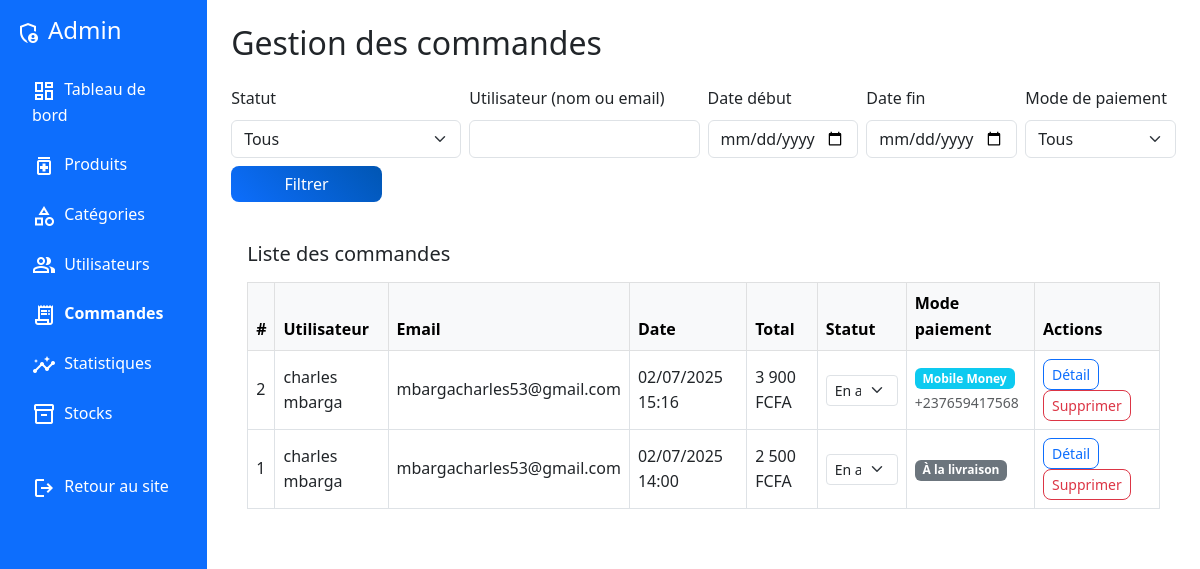
/admin/commandes.php (signed in), run on the app's committed database.
### tables this page shows
CREATE TABLE IF NOT EXISTS `commandes` (
  `id` int NOT NULL AUTO_INCREMENT,
  `user_id` int NOT NULL,
  `total` decimal(10,2) NOT NULL,
  `statut` enum('en_attente','confirme','expedie','livre','annule') DEFAULT 'en_attente',
  `adresse_livraison` text,
  `telephone_livraison` varchar(20) DEFAULT NULL,
  `notes` text,
  `created_at` timestamp NULL DEFAULT CURRENT_TIMESTAMP,
  `updated_at` timestamp NULL DEFAULT CURRENT_TIMESTAMP ON UPDATE CURRENT_TIMESTAMP,
  `mode_paiement` varchar(30) NOT NULL DEFAULT 'livraison',
  `numero_paiement` varchar(30) DEFAULT NULL,
  PRIMARY KEY (`id`),
  KEY `user_id` (`user_id`)
);

CREATE TABLE IF NOT EXISTS `users` (
  `id` int NOT NULL AUTO_INCREMENT,
  `nom` varchar(100) NOT NULL,
  `email` varchar(100) NOT NULL,
  `password` varchar(255) NOT NULL,
  `telephone` varchar(20) DEFAULT NULL,
  `adresse` text,
  `date_naissance` date DEFAULT NULL,
  `genre` enum('Homme','Femme','Autre') DEFAULT NULL,
  `role` enum('client','admin','pharmacien') DEFAULT 'client',
  `created_at` timestamp NULL DEFAULT CURRENT_TIMESTAMP,
  `updated_at` timestamp NULL DEFAULT CURRENT_TIMESTAMP ON UPDATE CURRENT_TIMESTAMP,
  PRIMARY KEY (`id`),
  UNIQUE KEY `unique_email` (`email`)
);

### admin/commandes.php (the view, shortened to what this page needs)
<?php
$pdo = getDB();
$filtre_user = $_GET['user'] ?? '';
$filtre_date_debut = $_GET['date_debut'] ?? '';
$filtre_date_fin = $_GET['date_fin'] ?? '';
$params = [];
$sql = 'SELECT c.*, u.nom as user_nom, u.email FROM commandes c JOIN users u ON c.user_id = u.id';
$sql .= ' ORDER BY c.created_at DESC';
$stmt = $pdo->prepare($sql);
$stmt->execute($params);
$commandes = $stmt->fetchAll();
function format_fcfa($prix) {
    return number_format($prix, 0, ',', ' ') . ' FCFA';
}
?>
<!DOCTYPE html>
<html lang="fr">
<head>
    <link href="https://cdn.jsdelivr.net/npm/bootstrap@5.3.0/dist/css/bootstrap.min.css" rel="stylesheet">
    <link rel="stylesheet" href="../assets/css/style.css">
</head>
<body>
<div class="d-flex" style="min-height:100vh;">
    <nav class="bg-primary text-white p-3" style="width:240px;min-height:100vh;">
        <h4 class="mb-4"><span class="material-symbols-outlined me-2">admin_panel_settings</span>Admin</h4>
        <ul class="nav flex-column">
            <li class="nav-item mb-2"><a href="index.php" class="nav-link text-white"><span class="material-symbols-outlined me-1">dashboard</span> Tableau de bord</a></li>
            <li class="nav-item mb-2"><a href="produits.php" class="nav-link text-white"><span class="material-symbols-outlined me-1">medication</span> Produits</a></li>
            <li class="nav-item mb-2"><a href="categories.php" class="nav-link text-white"><span class="material-symbols-outlined me-1">category</span> Catégories</a></li>
            <li class="nav-item mb-2"><a href="utilisateurs.php" class="nav-link text-white"><span class="material-symbols-outlined me-1">group</span> Utilisateurs</a></li>
            <li class="nav-item mb-2"><a href="commandes.php" class="nav-link text-white fw-bold"><span class="material-symbols-outlined me-1">receipt_long</span> Commandes</a></li>
            <li class="nav-item mb-2"><a href="stats.php" class="nav-link text-white"><span class="material-symbols-outlined me-1">insights</span> Statistiques</a></li>
            <li class="nav-item mb-2"><a href="stocks.php" class="nav-link text-white"><span class="material-symbols-outlined me-1">inventory_2</span> Stocks</a></li>
            <li class="nav-item mt-4"><a href="../index.php" class="nav-link text-white"><span class="material-symbols-outlined me-1">logout</span> Retour au site</a></li>
        </ul>
    </nav>
    <div class="flex-grow-1 p-4">
        <h2 class="mb-4">Gestion des commandes</h2>
        <form method="get" class="row g-2 mb-4 align-items-end">
            <div class="col-md-3">
                <label class="form-label">Statut</label>
                <select name="statut" class="form-select">
                    <option value="">Tous</option>
                </select>
            </div>
            <div class="col-md-3">
                <label class="form-label">Utilisateur (nom ou email)</label>
                <input type="text" name="user" class="form-control" value="<?= htmlspecialchars($filtre_user) ?>">
            </div>
            <div class="col-md-2">
                <label class="form-label">Date début</label>
                <input type="date" name="date_debut" class="form-control" value="<?= htmlspecialchars($filtre_date_debut) ?>">
            </div>
            <div class="col-md-2">
                <label class="form-label">Date fin</label>
                <input type="date" name="date_fin" class="form-control" value="<?= htmlspecialchars($filtre_date_fin) ?>">
            </div>
            <div class="col-md-2">
                <label class="form-label">Mode de paiement</label>
                <select name="mode" class="form-select">
                    <option value="">Tous</option>
                </select>
            </div>
            <div class="col-md-2">
                <button type="submit" class="btn btn-primary w-100">Filtrer</button>
            </div>
        </form>
        <div class="card">
            <div class="card-body">
                <h5 class="mb-3">Liste des commandes</h5>
                <div class="table-responsive">
                    <table class="table table-bordered align-middle">
                        <thead class="table-light">
                            <tr>
                                <th>#</th>
                                <th>Utilisateur</th>
                                <th>Email</th>
                                <th>Date</th>
                                <th>Total</th>
                                <th>Statut</th>
                                <th>Mode paiement</th>
                                <th>Actions</th>
                            </tr>
                        </thead>
                        <tbody>
                            <?php foreach ($commandes as $commande): ?>
                            <tr>
                                <td><?= $commande['id'] ?></td>
                                <td><?= htmlspecialchars($commande['user_nom']) ?></td>
                                <td><?= htmlspecialchars($commande['email']) ?></td>
                                <td><?= date('d/m/Y H:i', strtotime($commande['created_at'])) ?></td>
                                <td><?= format_fcfa($commande['total']) ?></td>
                                <td>
                                    <form method="post" class="d-flex align-items-center gap-2 mb-0">
                                        <select name="statut" class="form-select form-select-sm" onchange="this.form.submit()">
                                            <option value="en_attente" <?= $commande['statut']=='en_attente'?'selected':'' ?>>En attente</option>
                                        </select>
                                    </form>
                                </td>
                                <td>
                                    <?php if ($commande['mode_paiement'] === 'mobile'): ?>
                                        <span class="badge bg-info">Mobile Money</span><br><span class="small text-muted"><?= htmlspecialchars($commande['numero_paiement']) ?></span>
                                    <?php else: ?>
                                        <span class="badge bg-secondary">À la livraison</span>
                                    <?php endif; ?>
                                </td>
                                <td>
                                    <button class="btn btn-sm btn-outline-primary" data-bs-toggle="modal" data-bs-target="#commandeModal<?= $commande['id'] ?>">Détail</button>
                                    <a href="?delete=<?= $commande['id'] ?>" class="btn btn-sm btn-outline-danger" onclick="return confirm('Supprimer cette commande ?');">Supprimer</a>
                                </td>
                            </tr>
                            <?php endforeach; ?>
                        </tbody>
                    </table>
                </div>
            </div>
        </div>
    </div>
</div>
</body>
</html>

### assets/css/style.css (style rules this page uses)
:root { --primary-color: #0d6efd; --secondary-color: #6c757d; --success-color: #198754; --info-color: #0dcaf0; --warning-color: #ffc107; --danger-color: #dc3545; --light-color: #f8f9fa; --dark-color: #212529; }
* { margin: 0; padding: 0; box-sizing: border-box; }
body { font-family: 'Segoe UI', Tahoma, Geneva, Verdana, sans-serif; line-height: 1.6; color: var(--dark-color); }
.card { transition: transform 0.3s ease, box-shadow 0.3s ease; border: none; }
.btn { border-radius: 8px; font-weight: 500; transition: all 0.3s ease; }
.btn-primary { background: linear-gradient(45deg, var(--primary-color), #0056b3); border: none; }
.material-symbols-outlined { vertical-align: middle; }

### data on the page
commandes: id "2", user.nom "charles mbarga", user.email "mbargacharles53@gmail.com", created_at "02/07/2025 15:16", total "3 900 FCFA", statut "En attente", numero_paiement "+237659417568"
commandes: id "1", user.nom "charles mbarga", user.email "mbargacharles53@gmail.com", created_at "02/07/2025 14:00", total "2 500 FCFA", statut "En attente", mode_paiement "À la livraison"
